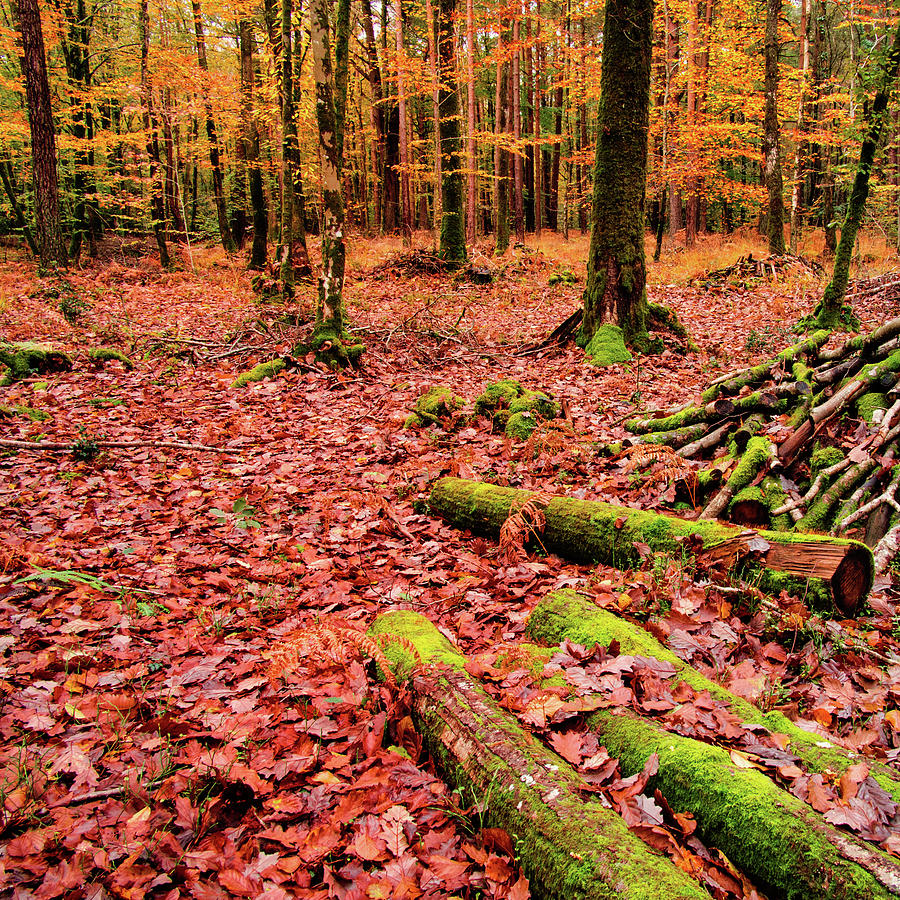
#> input picture image1.jpg, 900 x 900 px, found by its file name
$ python alpha_blending.py
#> lines starting #> are read from the running program, lines starting #| are printed output that depends on the picture
import numpy as np
import matplotlib.pyplot as plt
import cv2

# Load the two images as grayscale
p1 = cv2.imread("/Users/hananw/Documents/CPBS_7620/ass3/image1.jpg", cv2.IMREAD_GRAYSCALE)
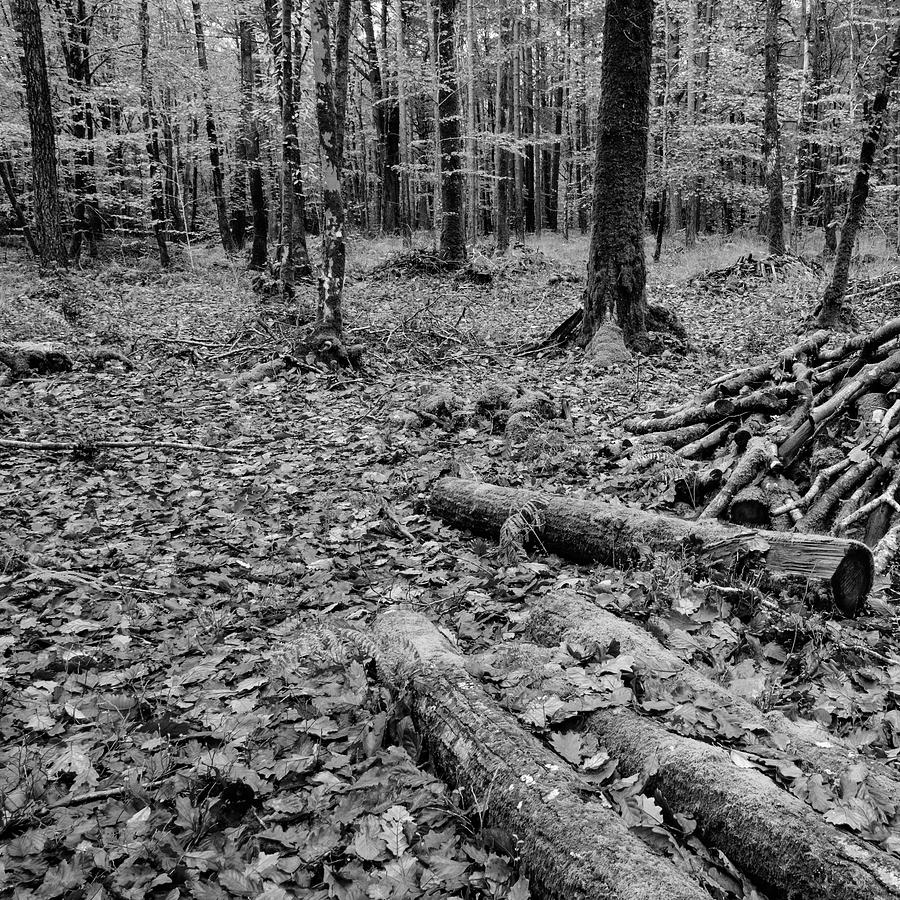
#> p1: shape (900, 900); min 0, max 255, mean 103.3
p2 = cv2.imread("/Users/hananw/Documents/CPBS_7620/ass3/image2.jpg", cv2.IMREAD_GRAYSCALE)
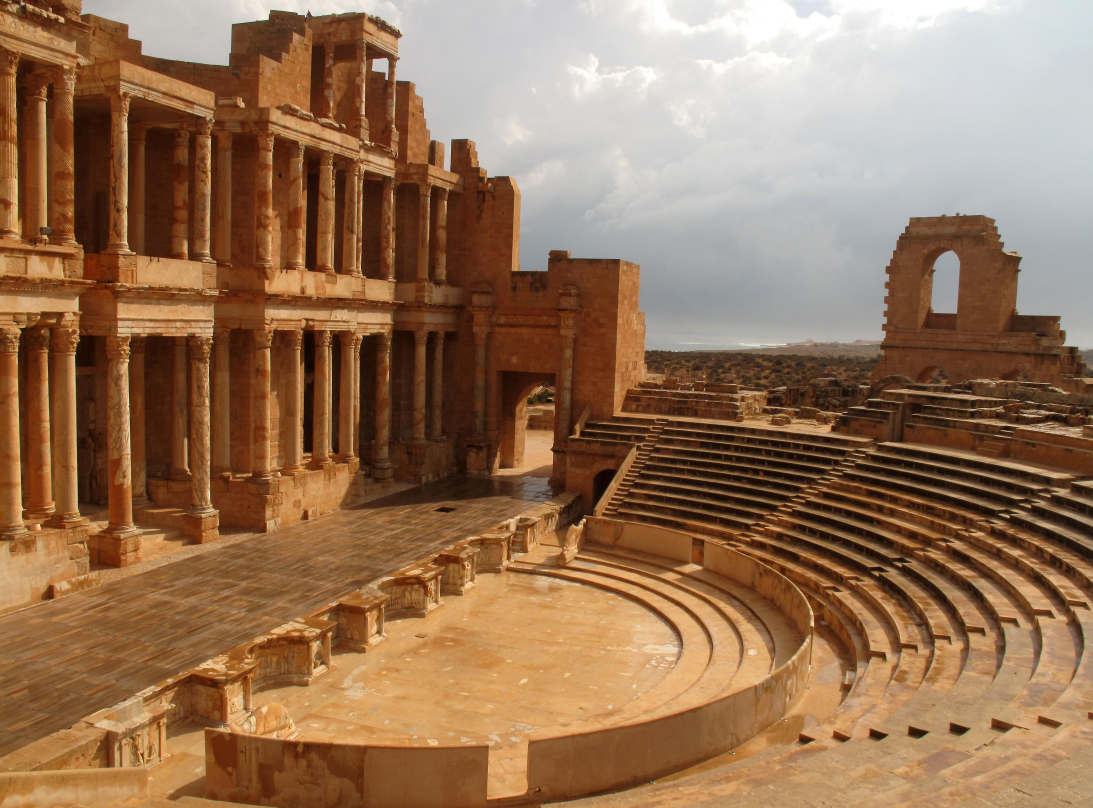
#> input picture image2.jpg, 4372 x 3232 px, found by its file name (shown at 1/4 size)
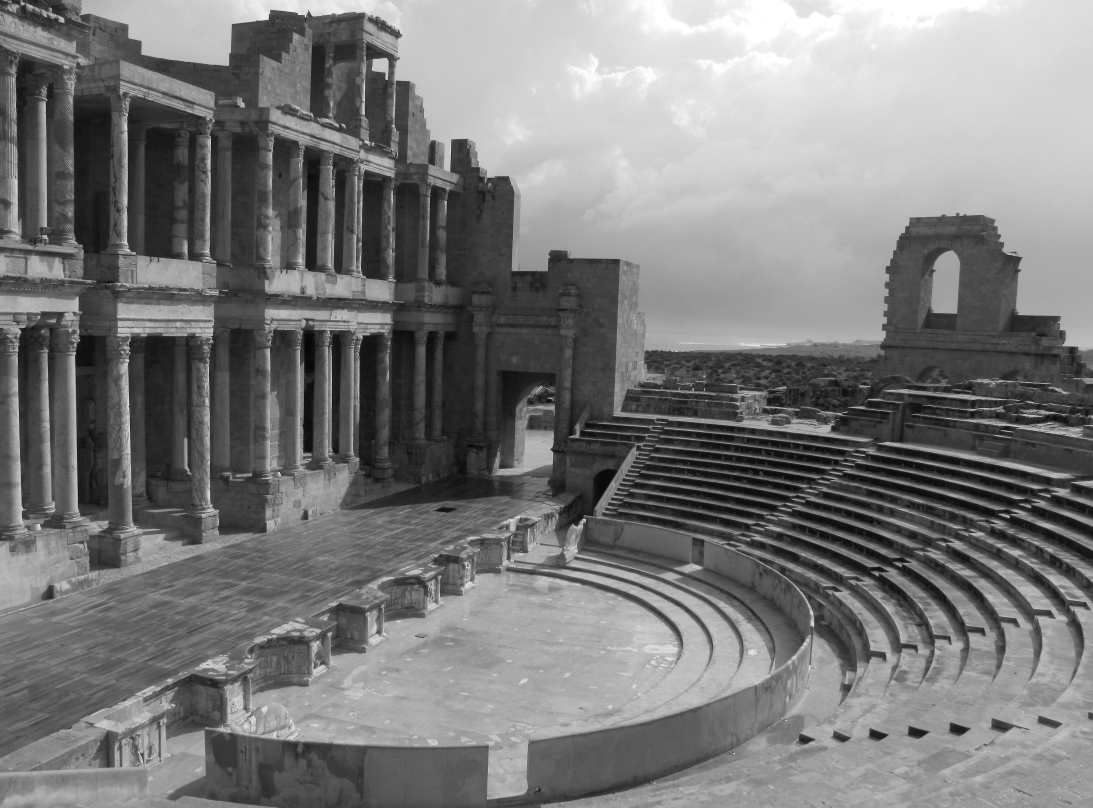
#> p2: shape (3232, 4372) (shown at 1/4 size); min 0, max 255, mean 121.7

# Resize p2 so it has the same size as p1
p2 = cv2.resize(p2, (p1.shape[1], p1.shape[0]))
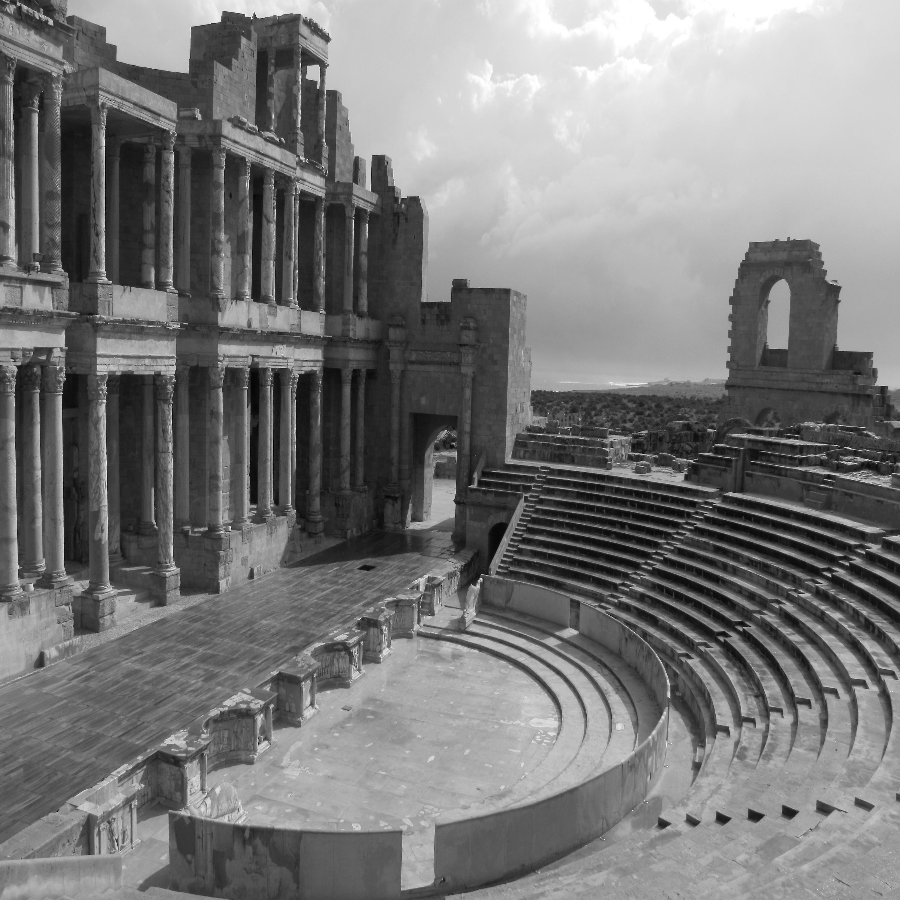
#> p2: shape (900, 900); min 0, max 255, mean 121.6

# Convert to float for the calculations
p1 = p1.astype(float)
p2 = p2.astype(float)

# Alpha values from 0 to 1 in steps of 0.2
alpha_values = np.arange(0, 1.01, 0.2)

for alpha in alpha_values:

    blended = alpha * p1 + (1 - alpha) * p2

    plt.figure()
    plt.imshow(blended, cmap="gray")
    plt.title("alpha = " + str(round(alpha, 1)))
    plt.axis("off")
    plt.show()
#> this loop made 6 passes
#> pass 3, `blended = alpha * p1 + (1 - alpha) * p2`:
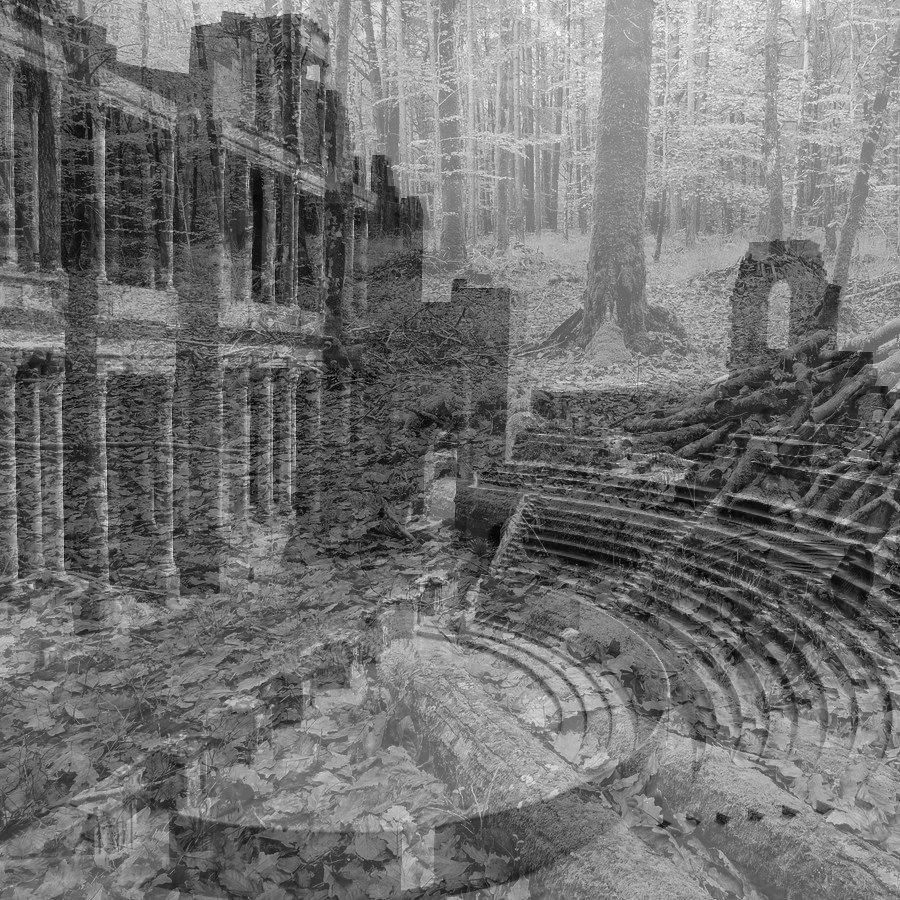
#> blended: shape (900, 900) float64; min 2.4, max 255, mean 114.3
